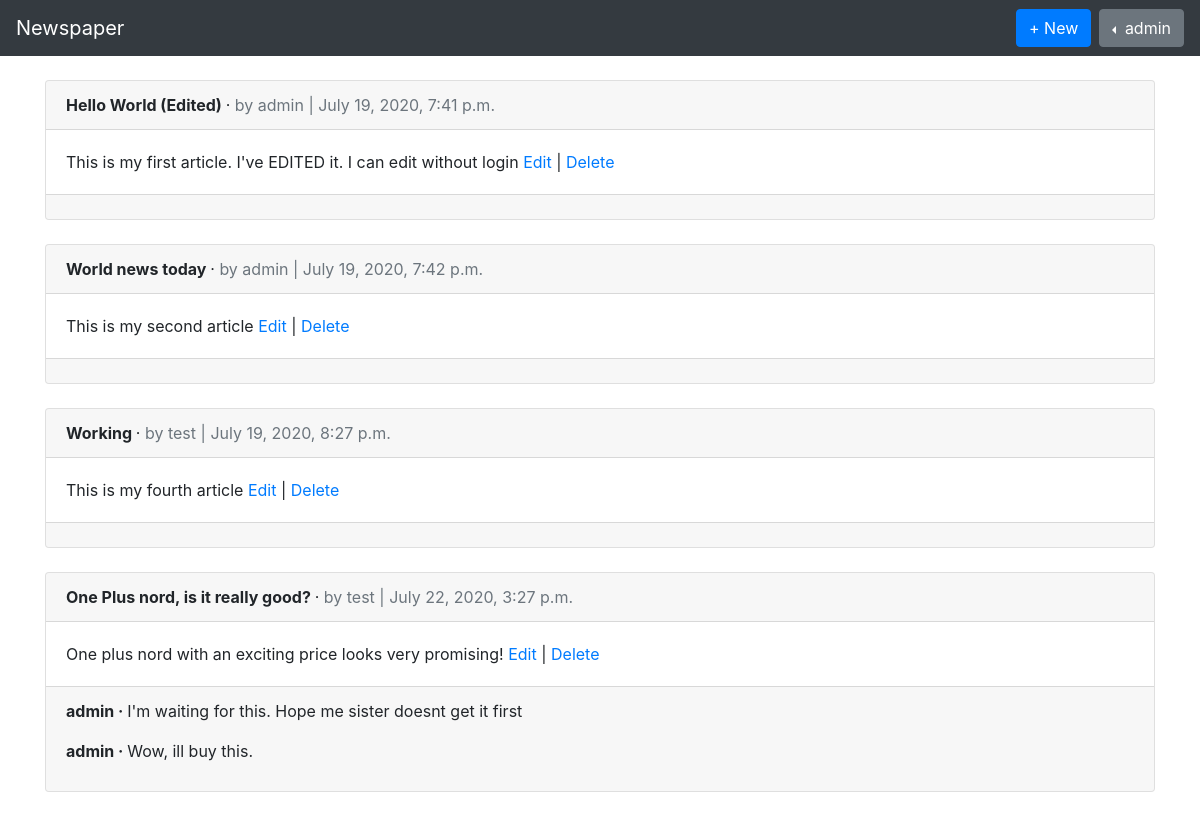
The page /articles/ (signed in) on the database its author committed.
### users/models.py (models this page shows)
class CustomUser(AbstractUser):
    age = models.PositiveIntegerField(null=True, blank=True)

### articles/models.py (models this page shows, shortened)
class Article(models.Model):
    title = models.CharField(max_length=255)
    body = models.TextField()
    date = models.DateTimeField(auto_now_add=True)
    author = models.ForeignKey(
        get_user_model(),
        on_delete=models.CASCADE,
    )

class Comment(models.Model):
    article = models.ForeignKey(
        Article,
        on_delete=models.CASCADE,
        related_name='comments',
    )
    comment = models.CharField(max_length=140)
    author = models.ForeignKey(
        get_user_model(),
        on_delete=models.CASCADE,
    )
    def __str__(self):
        return self.comment

### articles/views.py (the view)
# urls.py: path('', ArticlesListView.as_view(), name='article_list'),
class ArticlesListView(LoginRequiredMixin, ListView):
    model = Article
    template_name = 'article_list.html'
    login_url = 'login'

### templates/article_list.html (shortened to what this page needs)
{% extends 'base.html' %}
{% block content %}
    {% for article in object_list %}
        <div class="card">
            <div class="card-header">
                <span class="font-weight-bold">
                {{ article.title }}
                </span> &middot;
                <span class="text-muted">
                    by {{ article.author }} | {{ article.date }}
                </span>
            </div>
            <div class="card-body">
                {{ article.body }}
                <a href="{% url 'article_edit' pk=article.pk %}">Edit</a> |
                <a href="{% url 'article_delete' pk=article.pk %}">Delete</a>
            </div>
            <div class="card-footer">
                {% for comment in article.comments.all %}
                    <p>
                        <span class="font-weight-bold">
                        {{ comment.author }} &middot;
                        </span>
                        {{ comment }}
                    </p>
                {% endfor %}
            </div>
        </div>
        <br>
    {% endfor %}
{% endblock content %}

### templates/navbar.html (shortened to what this page needs)
<nav class="navbar navbar-expand-md navbar-dark bg-dark mb-4">
    <a href="{% url 'home' %}" class="navbar-brand">Newspaper</a>
    <div class="collapse navbar-collapse" id="navbarCollapse">
        {% if user.is_authenticated %}
            <ul class="navbar-nav ml-auto">
                <li>
                    <a href="{% url 'article_new' %}" class="btn btn-primary mr-2">+ New</a>
                </li>
                <li>
                    <div class="btn-group dropleft">
                        <button class="btn btn-secondary dropdown-toggle" type="button" id="dropdownMenuButton" data-toggle="dropdown" aria-haspopup="true" aria-expanded="false">
                            {{ user.username }}
                        </button>
                      </div>
                </li>
            </ul>
        {% else %}
            <form action="" class="form-inline ml-auto">
                <a href="{% url 'login' %}" class="btn btn-outline-secondary">Log In</a>
                <a href="{% url 'signup' %}" class="btn btn-primary ml-2">Sign Up</a>
            </form>
        {% endif %}
    </div>
</nav>

### rows shown on the page
CustomUser: username "admin"
Article: title "Hello World (Edited)", author "admin", date "July 19, 2020, 7:41 p.m.", body "This is my first article. I've EDITED it. I can edit without login"
Article: title "World news today", author "admin", date "July 19, 2020, 7:42 p.m.", body "This is my second article"
Article: title "Working", author "test", date "July 19, 2020, 8:27 p.m.", body "This is my fourth article"
Article: title "One Plus nord, is it really good?", author "test", date "July 22, 2020, 3:27 p.m.", body "One plus nord with an exciting price looks very promising!"
Comment: author "admin", comment "I'm waiting for this. Hope me sister doesnt get it first"
Comment: author "admin", comment "Wow, ill buy this."
